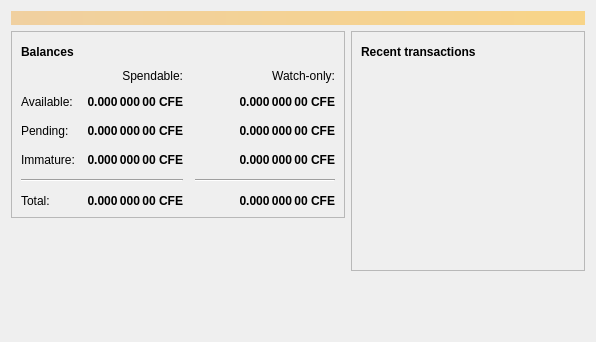
<?xml version="1.0" encoding="UTF-8"?>
<ui version="4.0">
 <class>OverviewPage</class>
 <widget class="QWidget" name="OverviewPage">
  <property name="geometry">
   <rect>
    <x>0</x>
    <y>0</y>
    <width>596</width>
    <height>342</height>
   </rect>
  </property>
  <property name="windowTitle">
   <string>Form</string>
  </property>
  <layout class="QVBoxLayout" name="topLayout">
   <item>
    <widget class="QLabel" name="labelAlerts">
     <property name="visible">
      <bool>false</bool>
     </property>
     <property name="styleSheet">
      <string notr="true">QLabel { background-color: qlineargradient(x1: 0, y1: 0, x2: 1, y2: 0, stop:0 #F0D0A0, stop:1 #F8D488); color:#000000; }</string>
     </property>
     <property name="wordWrap">
      <bool>true</bool>
     </property>
     <property name="margin">
      <number>3</number>
     </property>
     <property name="textInteractionFlags">
      <set>Qt::TextSelectableByMouse</set>
     </property>
    </widget>
   </item>
   <item>
    <layout class="QHBoxLayout" name="horizontalLayout" stretch="1,1">
     <item>
      <layout class="QVBoxLayout" name="verticalLayout_2">
       <item>
        <widget class="QFrame" name="frame">
         <property name="frameShape">
          <enum>QFrame::StyledPanel</enum>
         </property>
         <property name="frameShadow">
          <enum>QFrame::Raised</enum>
         </property>
         <layout class="QVBoxLayout" name="verticalLayout_4">
          <item>
           <layout class="QHBoxLayout" name="horizontalLayout_4">
            <item>
             <widget class="QLabel" name="label_5">
              <property name="font">
               <font>
                <weight>75</weight>
                <bold>true</bold>
               </font>
              </property>
              <property name="text">
               <string>Balances</string>
              </property>
             </widget>
            </item>
            <item>
             <widget class="QPushButton" name="labelWalletStatus">
              <property name="enabled">
               <bool>true</bool>
              </property>
              <property name="maximumSize">
               <size>
                <width>30</width>
                <height>16777215</height>
               </size>
              </property>
              <property name="toolTip">
               <string>The displayed information may be out of date. Your wallet automatically synchronizes with the Coffeecoin network after a connection is established, but this process has not completed yet.</string>
              </property>
              <property name="text">
               <string/>
              </property>
              <property name="icon">
               <iconset resource="../bitcoin.qrc">
                <normaloff>:/icons/warning</normaloff>
                <disabledoff>:/icons/warning</disabledoff>:/icons/warning</iconset>
              </property>
              <property name="iconSize">
               <size>
                <width>24</width>
                <height>24</height>
               </size>
              </property>
              <property name="flat">
               <bool>true</bool>
              </property>
             </widget>
            </item>
            <item>
             <spacer name="horizontalSpacer_3">
              <property name="orientation">
               <enum>Qt::Horizontal</enum>
              </property>
              <property name="sizeHint" stdset="0">
               <size>
                <width>40</width>
                <height>20</height>
               </size>
              </property>
             </spacer>
            </item>
           </layout>
          </item>
          <item>
           <layout class="QGridLayout" name="gridLayout">
            <property name="spacing">
             <number>12</number>
            </property>
            <item row="2" column="2">
             <widget class="QLabel" name="labelWatchPending">
              <property name="font">
               <font>
                <weight>75</weight>
                <bold>true</bold>
               </font>
              </property>
              <property name="cursor">
               <cursorShape>IBeamCursor</cursorShape>
              </property>
              <property name="toolTip">
               <string>Unconfirmed transactions to watch-only addresses</string>
              </property>
              <property name="text">
               <string notr="true">0.000 000 00 CFE</string>
              </property>
              <property name="alignment">
               <set>Qt::AlignRight|Qt::AlignTrailing|Qt::AlignVCenter</set>
              </property>
              <property name="textInteractionFlags">
               <set>Qt::LinksAccessibleByMouse|Qt::TextSelectableByKeyboard|Qt::TextSelectableByMouse</set>
              </property>
             </widget>
            </item>
            <item row="2" column="1">
             <widget class="QLabel" name="labelUnconfirmed">
              <property name="font">
               <font>
                <weight>75</weight>
                <bold>true</bold>
               </font>
              </property>
              <property name="cursor">
               <cursorShape>IBeamCursor</cursorShape>
              </property>
              <property name="toolTip">
               <string>Total of transactions that have yet to be confirmed, and do not yet count toward the spendable balance</string>
              </property>
              <property name="text">
               <string notr="true">0.000 000 00 CFE</string>
              </property>
              <property name="alignment">
               <set>Qt::AlignRight|Qt::AlignTrailing|Qt::AlignVCenter</set>
              </property>
              <property name="textInteractionFlags">
               <set>Qt::LinksAccessibleByMouse|Qt::TextSelectableByKeyboard|Qt::TextSelectableByMouse</set>
              </property>
             </widget>
            </item>
            <item row="3" column="2">
             <widget class="QLabel" name="labelWatchImmature">
              <property name="font">
               <font>
                <weight>75</weight>
                <bold>true</bold>
               </font>
              </property>
              <property name="cursor">
               <cursorShape>IBeamCursor</cursorShape>
              </property>
              <property name="toolTip">
               <string>Mined balance in watch-only addresses that has not yet matured</string>
              </property>
              <property name="text">
               <string notr="true">0.000 000 00 CFE</string>
              </property>
              <property name="alignment">
               <set>Qt::AlignRight|Qt::AlignTrailing|Qt::AlignVCenter</set>
              </property>
              <property name="textInteractionFlags">
               <set>Qt::LinksAccessibleByMouse|Qt::TextSelectableByKeyboard|Qt::TextSelectableByMouse</set>
              </property>
             </widget>
            </item>
            <item row="4" column="0" colspan="2">
             <widget class="Line" name="line">
              <property name="orientation">
               <enum>Qt::Horizontal</enum>
              </property>
             </widget>
            </item>
            <item row="4" column="2">
             <widget class="Line" name="lineWatchBalance">
              <property name="sizePolicy">
               <sizepolicy hsizetype="Preferred" vsizetype="Fixed">
                <horstretch>0</horstretch>
                <verstretch>0</verstretch>
               </sizepolicy>
              </property>
              <property name="minimumSize">
               <size>
                <width>140</width>
                <height>0</height>
               </size>
              </property>
              <property name="orientation">
               <enum>Qt::Horizontal</enum>
              </property>
             </widget>
            </item>
            <item row="5" column="0">
             <widget class="QLabel" name="labelTotalText">
              <property name="text">
               <string>Total:</string>
              </property>
             </widget>
            </item>
            <item row="3" column="1">
             <widget class="QLabel" name="labelImmature">
              <property name="font">
               <font>
                <weight>75</weight>
                <bold>true</bold>
               </font>
              </property>
              <property name="cursor">
               <cursorShape>IBeamCursor</cursorShape>
              </property>
              <property name="toolTip">
               <string>Mined balance that has not yet matured</string>
              </property>
              <property name="text">
               <string notr="true">0.000 000 00 CFE</string>
              </property>
              <property name="alignment">
               <set>Qt::AlignRight|Qt::AlignTrailing|Qt::AlignVCenter</set>
              </property>
              <property name="textInteractionFlags">
               <set>Qt::LinksAccessibleByMouse|Qt::TextSelectableByKeyboard|Qt::TextSelectableByMouse</set>
              </property>
             </widget>
            </item>
            <item row="2" column="3">
             <spacer name="horizontalSpacer_2">
              <property name="orientation">
               <enum>Qt::Horizontal</enum>
              </property>
              <property name="sizeHint" stdset="0">
               <size>
                <width>40</width>
                <height>20</height>
               </size>
              </property>
             </spacer>
            </item>
            <item row="3" column="0">
             <widget class="QLabel" name="labelImmatureText">
              <property name="text">
               <string>Immature:</string>
              </property>
             </widget>
            </item>
            <item row="5" column="1">
             <widget class="QLabel" name="labelTotal">
              <property name="font">
               <font>
                <weight>75</weight>
                <bold>true</bold>
               </font>
              </property>
              <property name="cursor">
               <cursorShape>IBeamCursor</cursorShape>
              </property>
              <property name="toolTip">
               <string>Your current total balance</string>
              </property>
              <property name="text">
               <string notr="true">0.000 000 00 CFE</string>
              </property>
              <property name="alignment">
               <set>Qt::AlignRight|Qt::AlignTrailing|Qt::AlignVCenter</set>
              </property>
              <property name="textInteractionFlags">
               <set>Qt::LinksAccessibleByMouse|Qt::TextSelectableByKeyboard|Qt::TextSelectableByMouse</set>
              </property>
             </widget>
            </item>
            <item row="5" column="2">
             <widget class="QLabel" name="labelWatchTotal">
              <property name="font">
               <font>
                <weight>75</weight>
                <bold>true</bold>
               </font>
              </property>
              <property name="cursor">
               <cursorShape>IBeamCursor</cursorShape>
              </property>
              <property name="toolTip">
               <string>Current total balance in watch-only addresses</string>
              </property>
              <property name="text">
               <string notr="true">0.000 000 00 CFE</string>
              </property>
              <property name="alignment">
               <set>Qt::AlignRight|Qt::AlignTrailing|Qt::AlignVCenter</set>
              </property>
              <property name="textInteractionFlags">
               <set>Qt::LinksAccessibleByMouse|Qt::TextSelectableByKeyboard|Qt::TextSelectableByMouse</set>
              </property>
             </widget>
            </item>
            <item row="0" column="2">
             <widget class="QLabel" name="labelWatchonly">
              <property name="text">
               <string>Watch-only:</string>
              </property>
              <property name="alignment">
               <set>Qt::AlignRight|Qt::AlignTrailing|Qt::AlignVCenter</set>
              </property>
             </widget>
            </item>
            <item row="1" column="0">
             <widget class="QLabel" name="labelBalanceText">
              <property name="text">
               <string>Available:</string>
              </property>
             </widget>
            </item>
            <item row="1" column="1">
             <widget class="QLabel" name="labelBalance">
              <property name="font">
               <font>
                <weight>75</weight>
                <bold>true</bold>
               </font>
              </property>
              <property name="cursor">
               <cursorShape>IBeamCursor</cursorShape>
              </property>
              <property name="toolTip">
               <string>Your current spendable balance</string>
              </property>
              <property name="text">
               <string notr="true">0.000 000 00 CFE</string>
              </property>
              <property name="alignment">
               <set>Qt::AlignRight|Qt::AlignTrailing|Qt::AlignVCenter</set>
              </property>
              <property name="textInteractionFlags">
               <set>Qt::LinksAccessibleByMouse|Qt::TextSelectableByKeyboard|Qt::TextSelectableByMouse</set>
              </property>
             </widget>
            </item>
            <item row="1" column="2">
             <widget class="QLabel" name="labelWatchAvailable">
              <property name="font">
               <font>
                <weight>75</weight>
                <bold>true</bold>
               </font>
              </property>
              <property name="cursor">
               <cursorShape>IBeamCursor</cursorShape>
              </property>
              <property name="toolTip">
               <string>Your current balance in watch-only addresses</string>
              </property>
              <property name="text">
               <string notr="true">0.000 000 00 CFE</string>
              </property>
              <property name="alignment">
               <set>Qt::AlignRight|Qt::AlignTrailing|Qt::AlignVCenter</set>
              </property>
              <property name="textInteractionFlags">
               <set>Qt::LinksAccessibleByMouse|Qt::TextSelectableByKeyboard|Qt::TextSelectableByMouse</set>
              </property>
             </widget>
            </item>
            <item row="2" column="0">
             <widget class="QLabel" name="labelPendingText">
              <property name="text">
               <string>Pending:</string>
              </property>
             </widget>
            </item>
            <item row="0" column="1">
             <widget class="QLabel" name="labelSpendable">
              <property name="text">
               <string>Spendable:</string>
              </property>
              <property name="alignment">
               <set>Qt::AlignRight|Qt::AlignTrailing|Qt::AlignVCenter</set>
              </property>
             </widget>
            </item>
           </layout>
          </item>
         </layout>
        </widget>
       </item>
       <item>
        <spacer name="verticalSpacer">
         <property name="orientation">
          <enum>Qt::Vertical</enum>
         </property>
         <property name="sizeHint" stdset="0">
          <size>
           <width>20</width>
           <height>40</height>
          </size>
         </property>
        </spacer>
       </item>
      </layout>
     </item>
     <item>
      <layout class="QVBoxLayout" name="verticalLayout_3">
       <item>
        <widget class="QFrame" name="frame_2">
         <property name="frameShape">
          <enum>QFrame::StyledPanel</enum>
         </property>
         <property name="frameShadow">
          <enum>QFrame::Raised</enum>
         </property>
         <layout class="QVBoxLayout" name="verticalLayout">
          <item>
           <layout class="QHBoxLayout" name="horizontalLayout_2">
            <item>
             <widget class="QLabel" name="label_4">
              <property name="font">
               <font>
                <weight>75</weight>
                <bold>true</bold>
               </font>
              </property>
              <property name="text">
               <string>Recent transactions</string>
              </property>
             </widget>
            </item>
            <item>
             <widget class="QPushButton" name="labelTransactionsStatus">
              <property name="enabled">
               <bool>true</bool>
              </property>
              <property name="maximumSize">
               <size>
                <width>30</width>
                <height>16777215</height>
               </size>
              </property>
              <property name="toolTip">
               <string>The displayed information may be out of date. Your wallet automatically synchronizes with the Coffeecoin network after a connection is established, but this process has not completed yet.</string>
              </property>
              <property name="text">
               <string/>
              </property>
              <property name="icon">
               <iconset resource="../bitcoin.qrc">
                <normaloff>:/icons/warning</normaloff>
                <disabledoff>:/icons/warning</disabledoff>:/icons/warning</iconset>
              </property>
              <property name="iconSize">
               <size>
                <width>24</width>
                <height>24</height>
               </size>
              </property>
              <property name="flat">
               <bool>true</bool>
              </property>
             </widget>
            </item>
            <item>
             <spacer name="horizontalSpacer">
              <property name="orientation">
               <enum>Qt::Horizontal</enum>
              </property>
              <property name="sizeHint" stdset="0">
               <size>
                <width>40</width>
                <height>20</height>
               </size>
              </property>
             </spacer>
            </item>
           </layout>
          </item>
          <item>
           <widget class="QListView" name="listTransactions">
            <property name="styleSheet">
             <string notr="true">QListView { background: transparent; }</string>
            </property>
            <property name="frameShape">
             <enum>QFrame::NoFrame</enum>
            </property>
            <property name="verticalScrollBarPolicy">
             <enum>Qt::ScrollBarAlwaysOff</enum>
            </property>
            <property name="horizontalScrollBarPolicy">
             <enum>Qt::ScrollBarAlwaysOff</enum>
            </property>
            <property name="selectionMode">
             <enum>QAbstractItemView::NoSelection</enum>
            </property>
           </widget>
          </item>
         </layout>
        </widget>
       </item>
       <item>
        <spacer name="verticalSpacer_2">
         <property name="orientation">
          <enum>Qt::Vertical</enum>
         </property>
         <property name="sizeHint" stdset="0">
          <size>
           <width>20</width>
           <height>40</height>
          </size>
         </property>
        </spacer>
       </item>
      </layout>
     </item>
    </layout>
   </item>
  </layout>
 </widget>
 <resources/>
 <connections/>
</ui>
